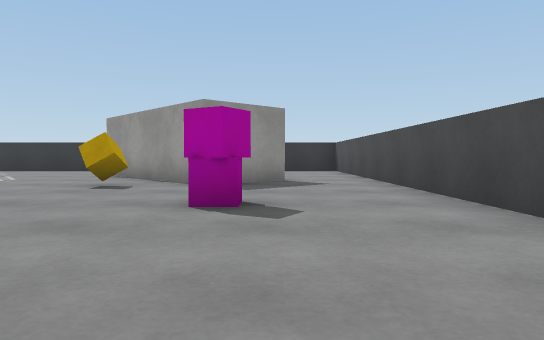
View 1 (above)

21 first-person views from a walk through a 3-D level made in the Unity game engine. The camera is 0.51 m above the floor, tilts 2° down and sees 70° across. The floor is counted in squares, 1 m on a side. Each view is taken from the middle of a square. On the plan, view 1 faces up. The plan holds only what a view shows up to about 9 squares ahead; the rest is blank. The player is left out. Surface patterns are stand-ins for the level's own textures.

View 2
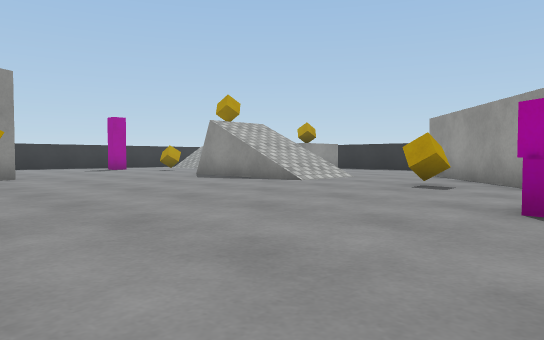

View 3
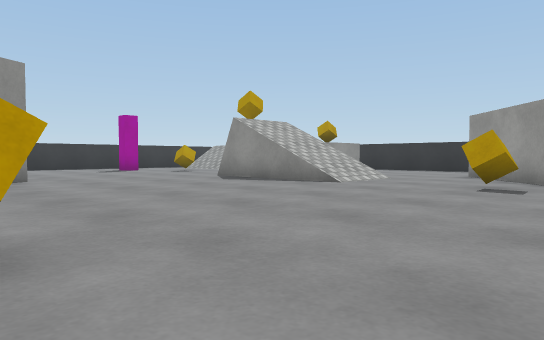

View 4
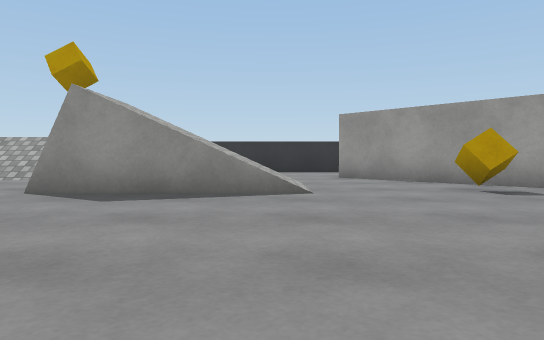

View 5
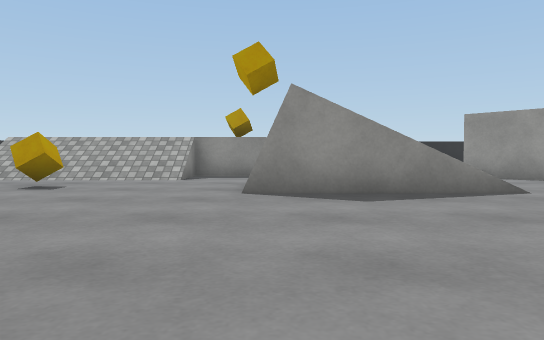

View 6
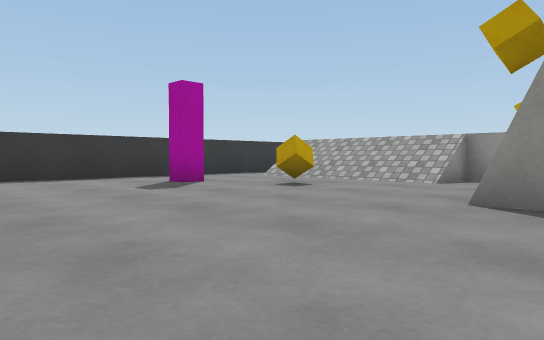

View 7
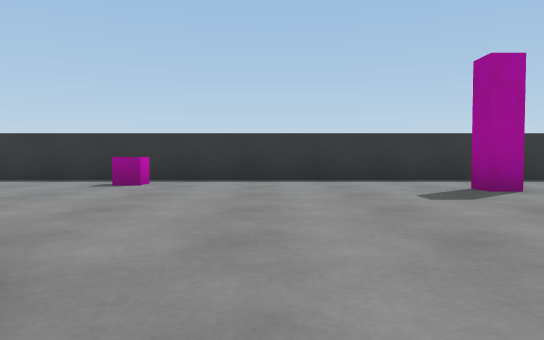

View 8
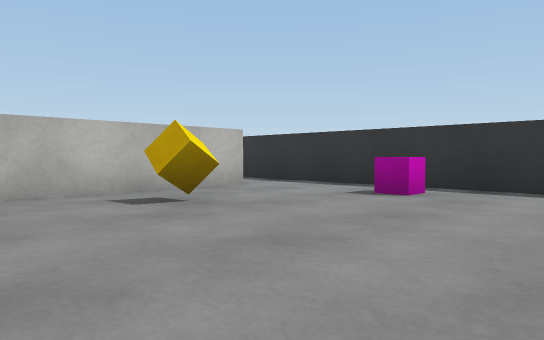

View 9
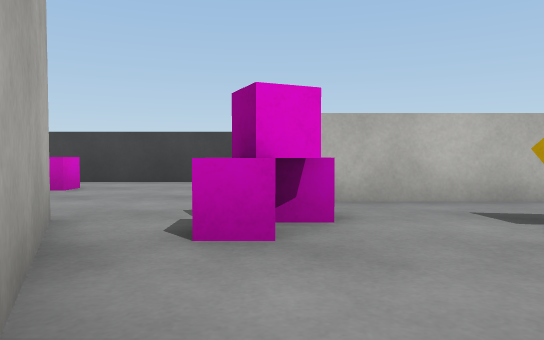

View 10
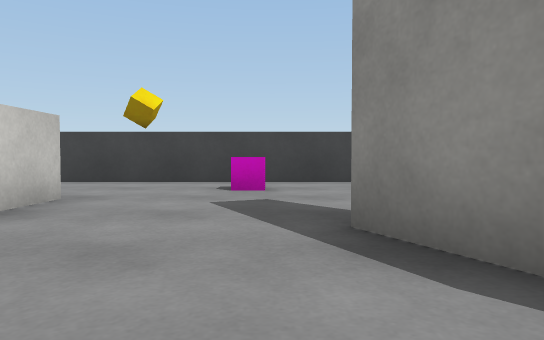

View 11
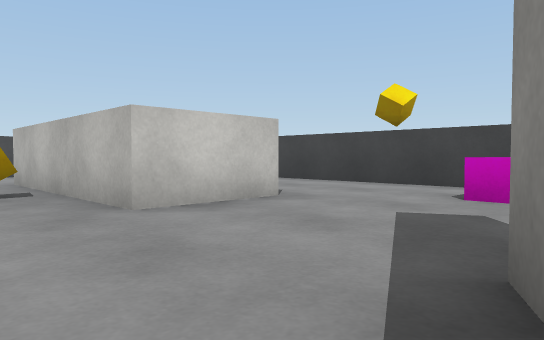

View 12
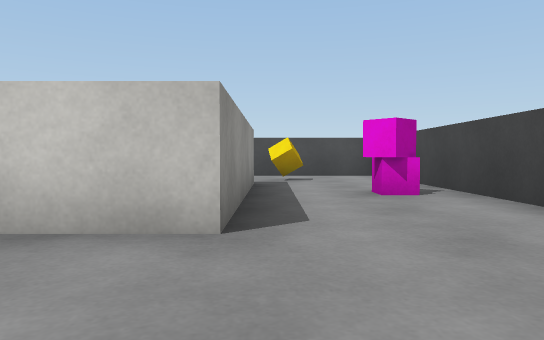

View 13
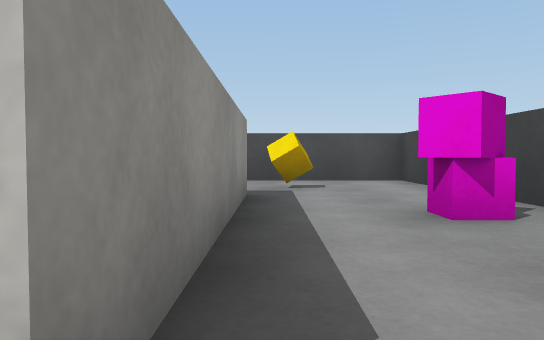

View 14
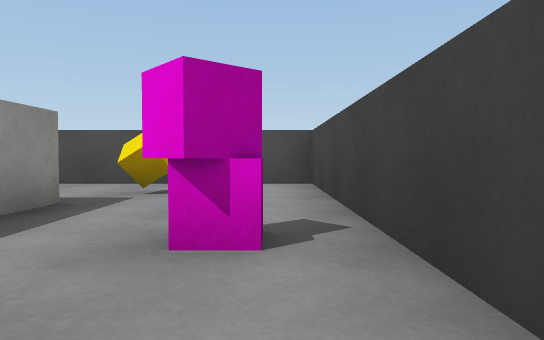

View 15
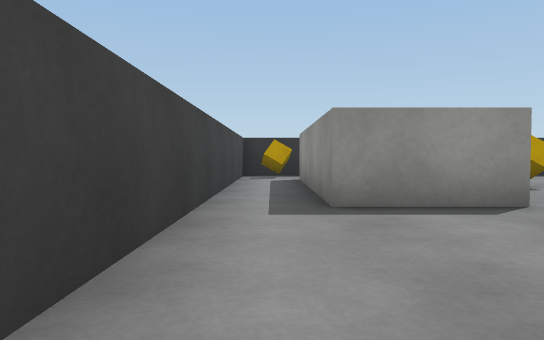

View 16
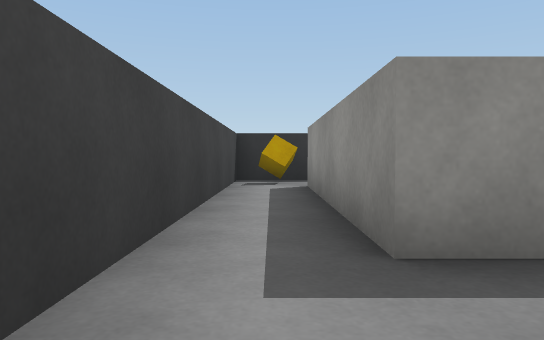

View 17
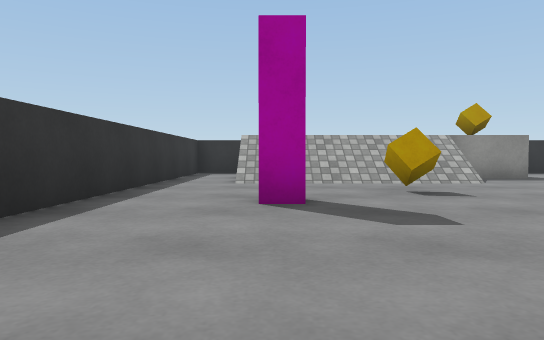

View 18
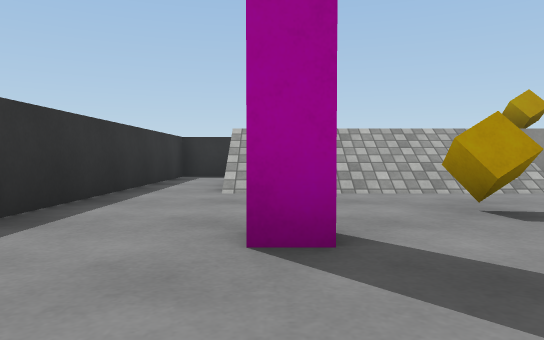

View 19
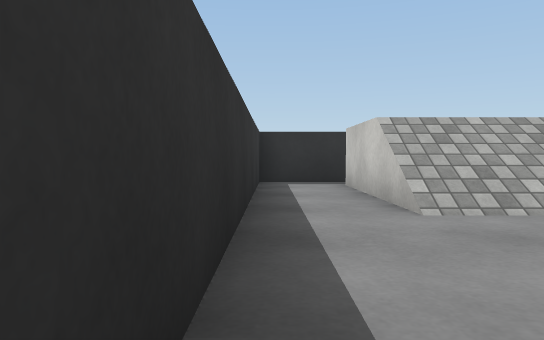

View 20
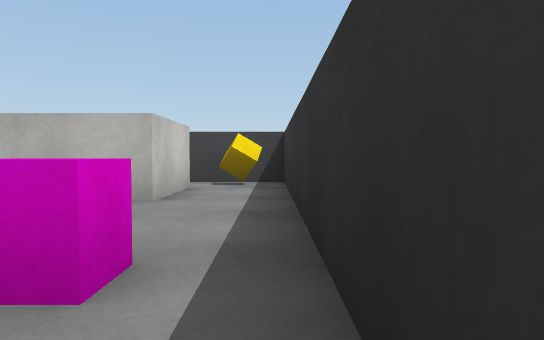

View 21
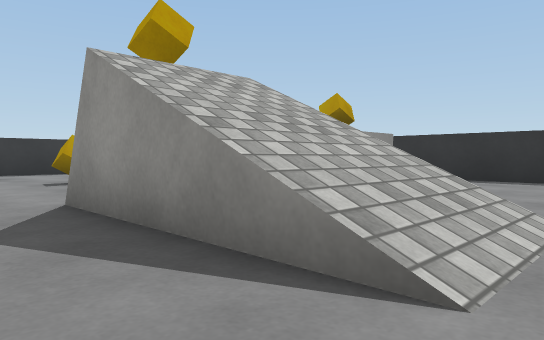

### Floor plan
Key: @ floor where view 1 was taken; # wall or solid block; . main floor; : floor 1 m higher than the main floor; / step, stairs or slope; = window, fence, low wall or low ledge; C cube; O other object.
Columns run from 18 left of view 1 to 2 right of it. Each row starts with its distance up from view 1.
 14 ###      ###
 13 #..       ...
 12 #..     C  ..
 11 #../////:. ..
 10 #../////..  ..##
  9 #........   ...##  .#
  8 #....C...=///...###.#
  7 #........#///..C. ..#
  6 #..O................#
  5 #...................#
  4 #................OO.#
  3 #...................#
  2 #.......#...........
  1 #.......#...........
  0 #.O....O##.....C..@
 -1 #....C.O.#...#####..#
 -2 #............#####..#
 -3 #..#####..........C.#
 -4 #..#####..O....O....#
 -5 #.C............O....#
 -6 #####################

Where each view was taken, in squares from view 1:
view 1: 0 up, 0 right, facing up
view 2: 0 up, 0 right, facing up-left
view 3: 0 up, 1 left, facing up-left
view 4: 1 up, 6 left, facing up
view 5: 1 up, 9 left, facing up
view 6: 2 up, 8 left, facing up-left
view 7: 3 up, 9 left, facing left
view 8: 3 up, 11 left, facing down-left
view 9: 2 up, 11 left, facing down
view 10: 2 up, 8 left, facing down
view 11: 1 up, 9 left, facing down-right
view 12: 3 down, 8 left, facing right
view 13: 3 down, 6 left, facing right
view 14: 5 down, 5 left, facing right
view 15: 5 down, 7 left, facing left
view 16: 5 down, 9 left, facing left
view 17: 2 up, 15 left, facing up
view 18: 4 up, 15 left, facing up
view 19: 6 up, 17 left, facing up
view 20: 2 up, 17 left, facing down
view 21: 5 up, 5 left, facing up-left
